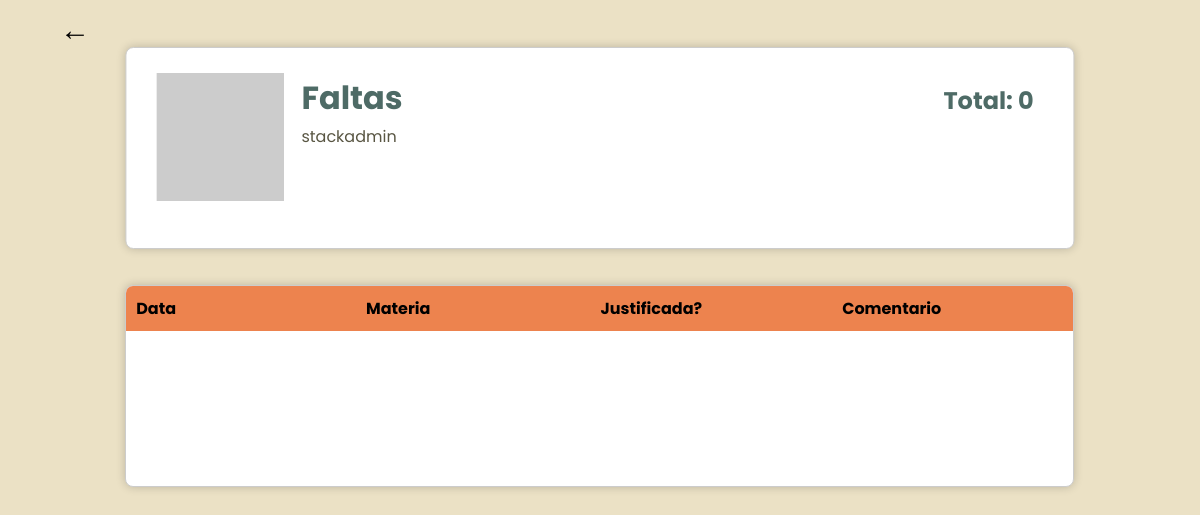
Page /absence/ (signed in) on the earlier database version.
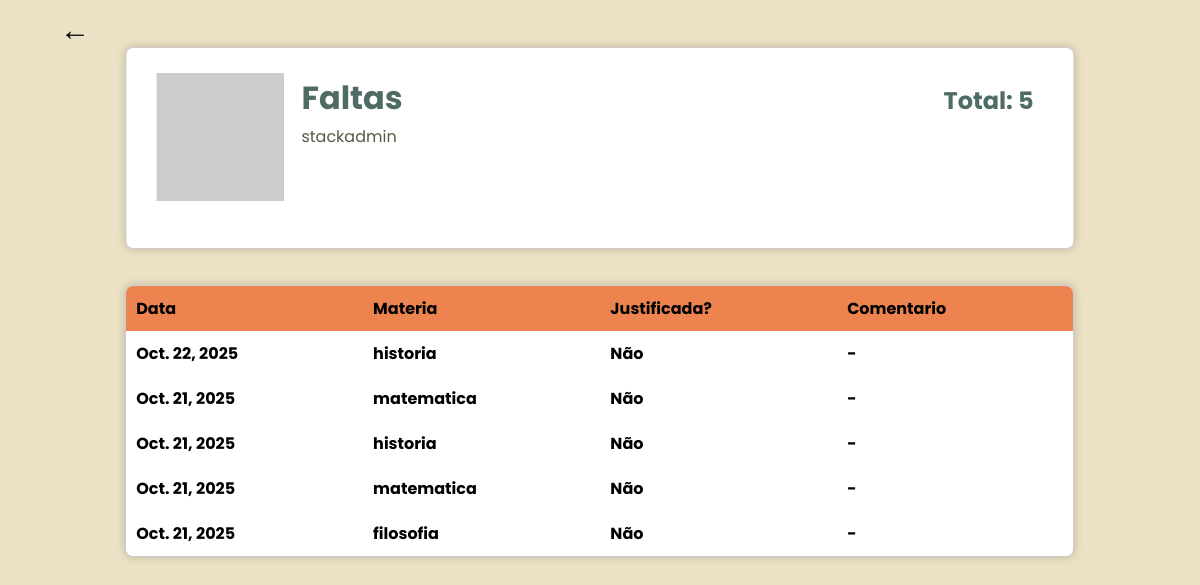
Same page on the later database version.
### student/models.py (models this page shows, shortened)
class Falta(models.Model):
    aluno = models.ForeignKey(Aluno, on_delete=models.CASCADE)
    materia = models.ForeignKey(Materia, on_delete=models.CASCADE)
    data = models.DateField()
    justificada = models.BooleanField(default=False)
    comentario = models.TextField(blank=True,default="-")

class Materia(models.Model):
    Dias_semana = (
        ('0','Domingo'),
        ('1','Segunda_feira'),
        ('2','Terça_feira'),
        ('3','Quarta_feira'),
        ('4','Quinta_feira'),
        ('5','Sexta_feira'),
        ('6','Sabado'),
    )
    nome = models.CharField(max_length=50)
    dias = MultiSelectField(choices=Dias_semana,blank=True, default=list)

### student/views.py (the view)
# urls.py: path('absence/', studentViews.absence_page, name="absence"),
def absence_page(request):
    if not request.user.is_authenticated:
        return redirect('login')
    faltas = Falta.objects.filter(aluno__user=request.user).order_by('-data')
    total = faltas.count()
    return render(request, 'student/absence.html',{'faltas': faltas, 'total': total})

### student/templates/student/absence.html (shortened to what this page needs)
<!DOCTYPE html>
<html lang="en">
    {% load static %}
<head>
    <link rel="stylesheet" href="{% static 'css/style.css' %}">
</head>
<body>
    <a id="return" class = 'links' href="{% url 'home' %}">&larr;</a>
    <div class="user_data">
        <img src="https://placehold.co/128x128" alt="Foto do usuario">
        <h1>Faltas</h1>
        <h2>Total: {{ total }}</h2>
        <p>{{ request.user.username }}</p>
    </div>
        <div class="user_info">
            <table>
                <thead>
                    <tr>
                        <th>Data</th>
                        <th>Materia</th>
                        <th>Justificada?</th>
                        <th>Comentario</th>
                    </tr>
                </thead>
                <tbody>
                    {% for falta in faltas %}
                    <tr>
                        <th>{{ falta.data }}</th>
                        <th>{{ falta.materia.nome }}</th>
                        <th>{% if falta.justificada %}sim{% else %}Não{% endif %}</th>
                        <th>{{ falta.comentario }}</th>
                    </tr>
                    {% endfor %}
                </tbody>
            </table>
    </div>
</body>
</html>

### student/static/css/style.css (style rules this page uses)
body { background-color: #ebe1c5; }
p { color: #595643; font-family: "Poppins", sans-serif; }
table { border-collapse: collapse; width: 100%; text-align: left; }
#return { position: fixed; left: 0; top: 1vh; font-size: 30px; transition: 0.3s; }
.links { position: absolute; color: black; font-family: "Poppins", sans-serif; text-shadow: none; text-decoration: none; text-align: center; user-select: none; width: 150px; }
.user_data { position: relative; right: -50%; top: 140px; width: 80%; height: 200px; background-color: #fff; border: 1px solid #ccc; box-shadow: 0 0 10px rgba(0, 0, 0, 0.2); border-radius: 8px; transform: translate(-50%, -50%); }
.user_data img { position: absolute; left: 30px; top: 25px; }
.user_data h1 { position: absolute; left: 175px; top: 5px; font-family: "Poppins", sans-serif; color: #4e6b66; }
.user_data h2 { position: absolute; right: 40px; top: 15px; font-family: "Poppins", sans-serif; color: #4e6b66; }
.user_data p { position: absolute; left: 175px; top: 60px; }
.user_info { position: relative; right: -9.9%; bottom: -75px; width: 80%; height: auto; min-height: 200px; overflow-y: auto; background-color: #fff; border: 1px solid #ccc; box-shadow: 0 0 10px rgba(0, 0, 0, 0.2); border-radius: 8px; user-select: none; }
.user_info th { padding: 10px; font-family: "Poppins", sans-serif; white-space: nowrap; width: 250px; }
.user_info thead { background-color: #ed834e; }

Differences in the rows shown:
added Falta: data "Oct. 22, 2025", materia.nome "historia", justificada "Não", comentario "-"
added Falta: data "Oct. 21, 2025", materia.nome "matematica", justificada "Não", comentario "-"
added Falta: data "Oct. 21, 2025", materia.nome "historia", justificada "Não", comentario "-"
added Falta: data "Oct. 21, 2025", materia.nome "matematica", justificada "Não", comentario "-"
added Falta: data "Oct. 21, 2025", materia.nome "filosofia", justificada "Não", comentario "-"
Other differences:
{{ total }}: "0" → "5"
